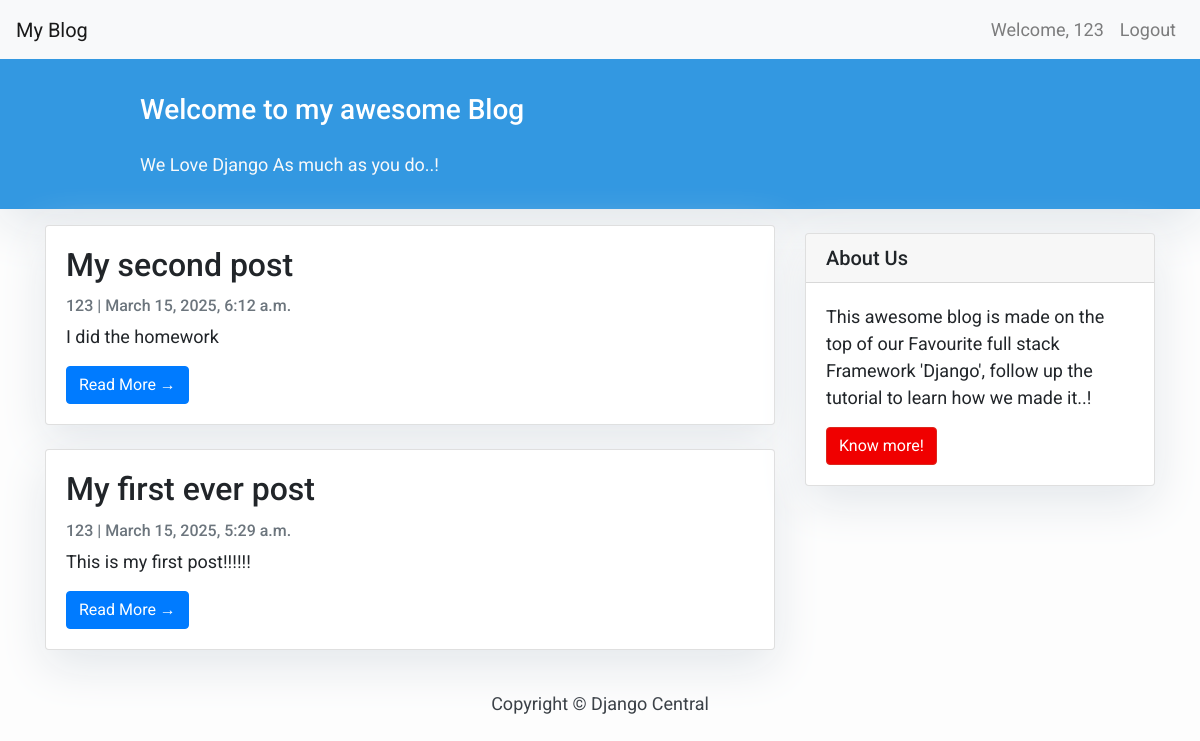
Page /blog/ (signed in) on the committed database.
### blog/models.py (models this page shows, shortened)
class Post(models.Model):
    title = models.CharField(max_length=200, unique=True)
    slug = models.SlugField(max_length=200, unique=True)
    author = models.ForeignKey(User, on_delete= models.CASCADE,related_name='blog_posts')
    updated_on = models.DateTimeField(auto_now= True)
    content = models.TextField()
    created_on = models.DateTimeField(auto_now_add=True)
    status = models.IntegerField(choices=STATUS, default=0)
    class Meta:
        ordering = ['-created_on']

### blog/views.py (the view)
# urls.py: path("", views.PostList.as_view(), name="home"),
class PostList(LoginRequiredMixin, generic.ListView):
    queryset = Post.objects.filter(status=1).order_by("-created_on")
    template_name = "index.html"
    login_url = "login"

### templates/index.html (shortened to what this page needs)
{% extends "base.html" %}
{% block content %}
<header class="masthead">
    <div class="container">
        <div class="row">
            <div class=" col-md-8 col-md-10 mx-auto">
                <div class="site-heading">
                    <h3 class=" site-heading my-4 mt-3 text-white"> Welcome to my awesome Blog </h3>
                    <p class="text-light">We Love Django As much as you do..! &nbsp
                    </p>
                </div>
            </div>
        </div>
    </div>
</header>
<div class="container">
    <div class="row">
        <div class="col-md-8 mt-3 left">
            {% for post in post_list %}
            <div class="card mb-4">
                <div class="card-body">
                    <h2 class="card-title">{{ post.title }}</h2>
                    <p class="card-text text-muted h6">{{ post.author }} | {{ post.created_on}} </p>
                    <p class="card-text">{{post.content|slice:":200" }}</p>
                    <a href="{% url 'post_detail' post.slug  %}" class="btn btn-primary">Read More &rarr;</a>
                </div>
            </div>
            {% endfor %}
        </div>
        {% block sidebar %} {% include 'sidebar.html' %} {% endblock sidebar %}
    </div>
</div>
{%endblock%}

### templates/base.html (shortened to what this page needs)
<!DOCTYPE html>
<html>
<head>
    <link rel="stylesheet" href="https://maxcdn.bootstrapcdn.com/bootstrap/4.0.0/css/bootstrap.min.css"
/>
</head>
<body>
<nav class="navbar navbar-expand-lg navbar-light bg-light">
    <a class="navbar-brand" href="{% url 'home' %}">My Blog</a>
    <div class="collapse navbar-collapse">
        <ul class="navbar-nav ml-auto">
            {% if user.is_authenticated %}
                <li class="nav-item">
                    <a class="nav-link" href="#">Welcome, {{ user.username }}</a>
                </li>
                <li class="nav-item">
                    <a class="nav-link" href="{% url 'logout' %}">Logout</a>
                </li>
            {% endif %}
        </ul>
    </div>
</nav>
    {% block content %}
    {% endblock content %}
<footer class="py-3 bg-grey">
    <p class="m-0 text-dark text-center">Copyright &copy; Django Central</p>
</footer>
</body>
</html>

### templates/sidebar.html (shortened to what this page needs)
{% block sidebar %}
<div class="col-md-4 float-right ">
<div class="card my-4">
        <h5 class="card-header">About Us</h5>
    <div class="card-body">
        <p class="card-text"> This awesome blog is made on the top of our Favourite full stack Framework 'Django', follow up the tutorial to learn how we made it..!</p>
        <a href="https://djangocentral.com/building-a-blog-application-with-django"
           class="btn btn-danger">Know more!</a>
    </div>
</div>
</div>
{% endblock sidebar %}

### templates/base.html (style rules this page uses)
body { font-family: "Roboto", sans-serif; font-size: 17px; background-color: #fdfdfd; }
.btn-danger { color: #fff; background-color: #f00000; border-color: #dc281e; }
.masthead { background: #3398E1; height: auto; padding-bottom: 15px; box-shadow: 0 16px 48px #E3E7EB; padding-top: 10px; }

### templates/index.html (style rules this page uses)
body { font-family: "Roboto", sans-serif; font-size: 18px; background-color: #fdfdfd; }
.card { box-shadow: 0 16px 48px #E3E7EB; }

### templates/sidebar.html (style rules this page uses)
.card { box-shadow: 0 16px 48px #E3E7EB; }

### rows in the picture
Post: title "My second post", author "123", created_on "March 15, 2025, 6:12 a.m.", content "I did the homework"
Post: title "My first ever post", author "123", created_on "March 15, 2025, 5:29 a.m.", content "This is my first post!!!!!!"

### other values in the picture
{{ user.username }} "123"
